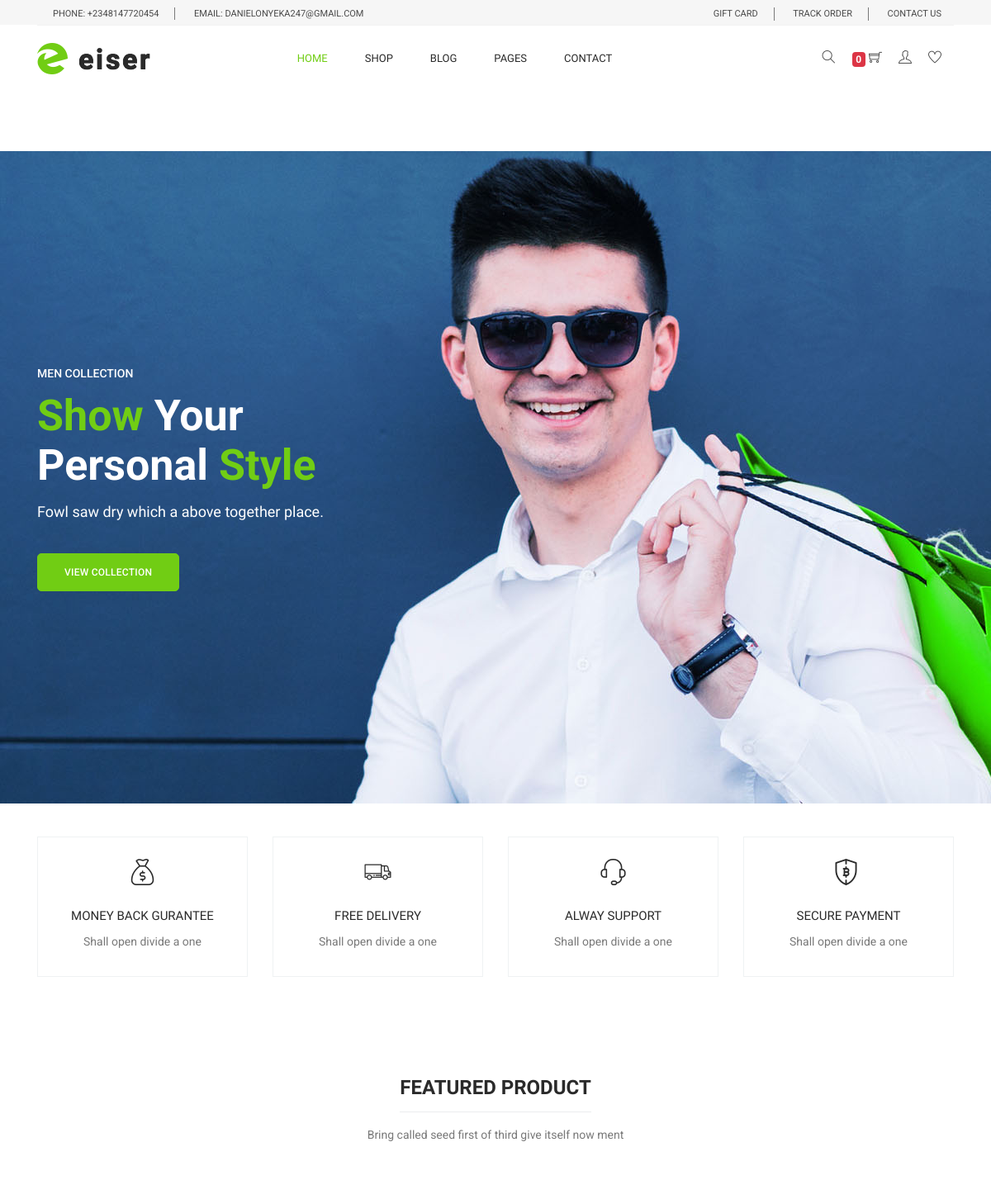
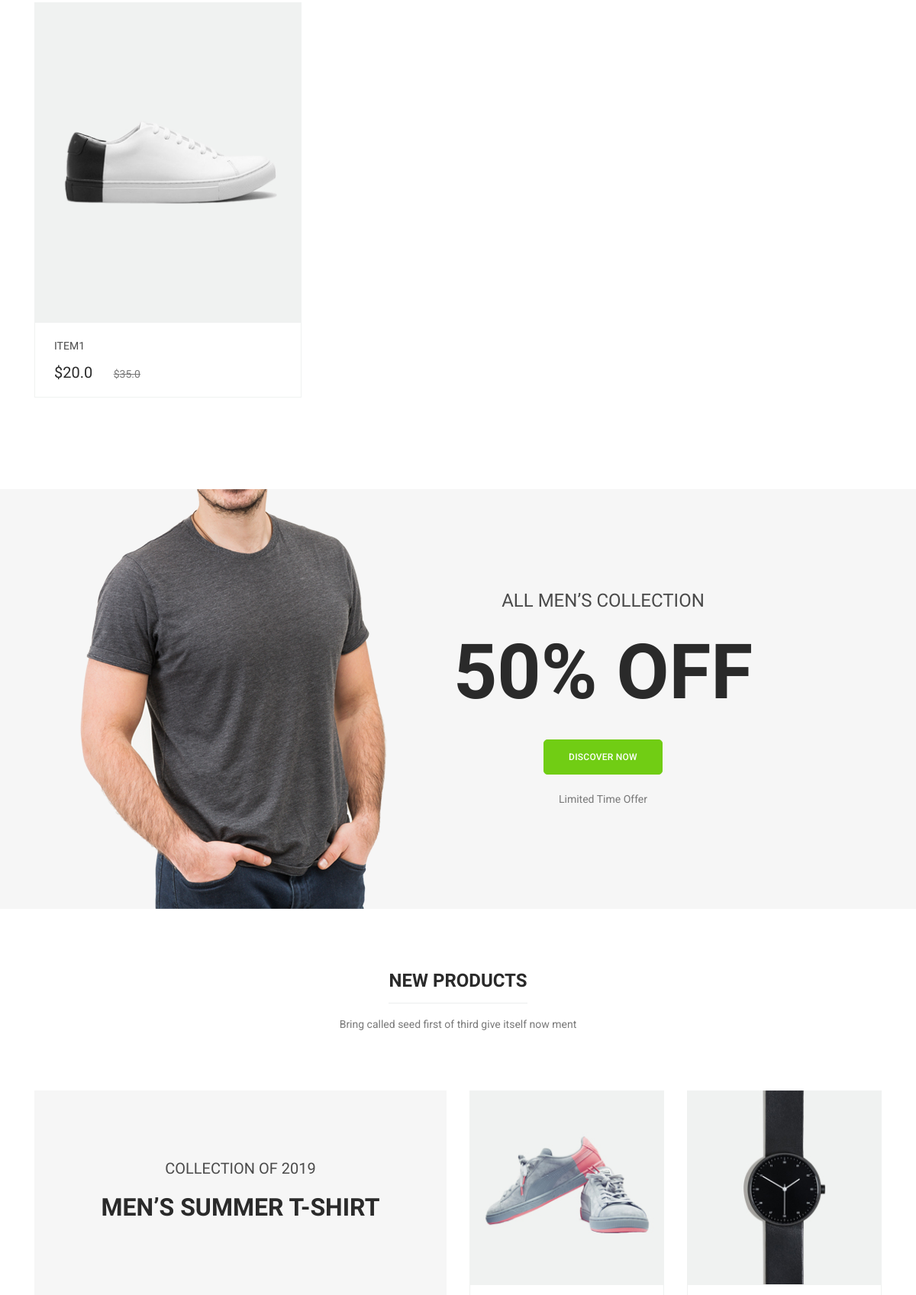
The page / (upper part) on the database its author committed (2 pictures, top to bottom).
### shop/models.py (models this page shows, shortened)
class Item(models.Model):
    category = models.ForeignKey(Category, related_name='products', on_delete=models.CASCADE)
    name = models.CharField(max_length=200, db_index=True)
    slug = models.SlugField(max_length=200, db_index=True)
    image = models.ImageField(upload_to='products/%Y/%m/%d', blank=True)
    feature = models.BooleanField(default=False)
    price = models.FloatField()
    discount_price = models.FloatField(blank=True, null=True)
    description = models.TextField()
    label = models.ForeignKey(Label, on_delete=models.CASCADE)
    specification = models.ForeignKey(Specification, on_delete=models.CASCADE)
    created = models.DateTimeField(auto_now_add=True)
    updated = models.DateTimeField(auto_now=True)
    available = models.CharField(choices=AVAILIBILITY, max_length=12)
    def get_absolute_url(self):
        return reverse('shop:single-product',kwargs={
            'slug': self.slug
        })

### shop/views.py (the view)
# urls.py: path('', index, name='index'),
def index(request):
    context = {
        'items': Item.objects.filter(feature=True)
    }
    return render(request, 'shop/index.html', context)

### shop/templatetags/cart_template_tags.py (called while the page is built)
@register.filter
def cart_item_count(user):
    if user.is_authenticated:
        qs = Order.objects.filter(user=user, ordered=False)
        if qs.exists():
            return qs[0].items.count()
    return 0

### shop/templates/shop/index.html (shortened to what this page needs)
{% extends 'base.html' %}
{% load static %}
{% block content %}
  <section class="home_banner_area mb-40">
    <div class="banner_inner d-flex align-items-center">
      <div class="container">
        <div class="banner_content row">
          <div class="col-lg-12">
            <p class="sub text-uppercase">men Collection</p>
            <h3><span>Show</span> Your <br />Personal <span>Style</span></h3>
            <h4>Fowl saw dry which a above together place.</h4>
            <a class="main_btn mt-40" href="#">View Collection</a>
          </div>
        </div>
      </div>
    </div>
  </section>
  <section class="feature-area section_gap_bottom_custom">
    <div class="container">
      <div class="row">
        <div class="col-lg-3 col-md-6">
          <div class="single-feature">
            <a href="#" class="title">
              <i class="flaticon-money"></i>
              <h3>Money back gurantee</h3>
            </a>
            <p>Shall open divide a one</p>
          </div>
        </div>
        <div class="col-lg-3 col-md-6">
          <div class="single-feature">
            <a href="#" class="title">
              <i class="flaticon-truck"></i>
              <h3>Free Delivery</h3>
            </a>
            <p>Shall open divide a one</p>
          </div>
        </div>
        <div class="col-lg-3 col-md-6">
          <div class="single-feature">
            <a href="#" class="title">
              <i class="flaticon-support"></i>
              <h3>Alway support</h3>
            </a>
            <p>Shall open divide a one</p>
          </div>
        </div>
        <div class="col-lg-3 col-md-6">
          <div class="single-feature">
            <a href="#" class="title">
              <i class="flaticon-blockchain"></i>
              <h3>Secure payment</h3>
            </a>
            <p>Shall open divide a one</p>
          </div>
        </div>
      </div>
    </div>
  </section>
  <section class="feature_product_area section_gap_bottom_custom">
    <div class="container">
      <div class="row justify-content-center">
        <div class="col-lg-12">
          <div class="main_title">
            <h2><span>Featured product</span></h2>
            <p>Bring called seed first of third give itself now ment</p>
          </div>
        </div>
      </div>
      <div class="row">
        {% for item in items %}
        <div class="col-lg-4 col-md-6">
          <div class="single-product">
            <div class="product-img">
              <img class="img-fluid w-100" src="{{item.image.url}}" alt="" />
            </div>
            <div class="product-btm">
              <a href="{{item.get_absolute_url}}" class="d-block">
                <h4>{{item.name}}</h4>
              </a>
              <div class="mt-3">
                {% if item.discount_price %}
                <span class="mr-4">${{item.discount_price}}</span>
                <del>${{item.price}}</del>
                {% else %}
                <span class="mr-4">${{item.price}}</span>
                {% endif %}
              </div>
            </div>
          </div>
        </div>
        {% endfor %}
      </div>
    </div>
  </section>
  <section class="offer_area">
    <div class="container">
      <div class="row justify-content-center">
        <div class="offset-lg-4 col-lg-6 text-center">
          <div class="offer_content">
            <h3 class="text-uppercase mb-40">all men’s collection</h3>
            <h2 class="text-uppercase">50% off</h2>
            <a href="#" class="main_btn mb-20 mt-5">Discover Now</a>
            <p>Limited Time Offer</p>
          </div>
        </div>
      </div>
    </div>
  </section>
  <section class="new_product_area section_gap_top section_gap_bottom_custom">
    <div class="container">
      <div class="row justify-content-center">
        <div class="col-lg-12">
          <div class="main_title">
            <h2><span>new products</span></h2>
            <p>Bring called seed first of third give itself now ment</p>
          </div>
        </div>
      </div>
      <div class="row">
        <div class="col-lg-6">
          <div class="new_product">
            <h5 class="text-uppercase">collection of 2019</h5>
            <h3 class="text-uppercase">Men’s summer t-shirt</h3>
            <div class="product-img">
            </div>
          </div>
        </div>
        <div class="col-lg-6 mt-5 mt-lg-0">
          <div class="row">
            <div class="col-lg-6 col-md-6">
              <div class="single-product">
                <div class="product-img">
                  <img class="img-fluid w-100" src="{% static 'img/product/new-product/n1.jpg' %}" alt="" />
                </div>
                <div class="product-btm">
                </div>
              </div>
            </div>
            <div class="col-lg-6 col-md-6">
              <div class="single-product">
                <div class="product-img">
                  <img class="img-fluid w-100" src="{% static 'img/product/new-product/n2.jpg' %}" alt="" />
                </div>
                <div class="product-btm">
                </div>
              </div>
            </div>
          </div>
        </div>
      </div>
    </div>
  </section>
{% endblock content %}

### blog/static/css/style.css (style rules this page uses)
body { line-height:24px;font-size:14px;font-family:"Roboto",sans-serif;font-weight:normal;color:#797979 }
h1,h2,h3,h4,h5,h6 { font-family:"Heebo",sans-serif;color:#2a2a2a;font-weight:500 }
del { color:#797979;font-size:14px;font-weight:300;font-family:"Heebo",sans-serif }
a { text-decoration:none;transition:all 0.3s ease-in-out }
.mt-40 { margin-top:40px }
.mb-20 { margin-bottom:20px }
.mb-40 { margin-bottom:40px }
.section_gap_bottom_custom { padding-bottom:70px }
.section_gap_top { padding-top:120px }
@media (max-width: 1224px) { .section_gap_top { padding-top:80px } }
.main_title { text-align:center;margin-bottom:75px }
.main_title h2 { font-size:24px;color:#2a2a2a;margin-bottom:30px;font-weight:700;text-transform:uppercase }
.main_title h2 span { position:relative;display:inline-block }
.main_title h2 span:after { content:'';position:absolute;left:0px;bottom:-15px;width:100%;height:1px;background:#ebedee }
.main_title p { font-size:14px;font-family:"Roboto",sans-serif;font-weight:normal;line-height:24px;color:#797979;margin-bottom:0px }
.home_banner_area { background:url(../img/banner/banner-bg.jpg) no-repeat center bottom;background-size:cover;position:relative;z-index:1;min-height:790px }
.home_banner_area .banner_inner { position:relative;width:100%;min-height:790px }
.home_banner_area .banner_inner .banner_content .sub { font-size:14px;font-weight:500;color:#ffffff;margin-bottom:10px }
.home_banner_area .banner_inner .banner_content h3 { font-size:52px;font-family:"Roboto",sans-serif;font-weight:700;line-height:60px;margin-bottom:15px;color:#ffffff }
.home_banner_area .banner_inner .banner_content h3 span { color:#71cd14 }
.home_banner_area .banner_inner .banner_content h4 { font-size:18px;font-family:"Heebo",sans-serif;font-weight:300;color:#ffffff;margin-bottom:0px }
.offer_area { background:url(../img/offer-bg.png) no-repeat center;background-size:cover }
.offer_content { padding:132px 0px }
.offer_content h3 { font-size:24px;font-weight:300;color:#4a4a4a }
.offer_content h2 { font-size:100px;line-height:80px;color:#2a2a2a;margin-bottom:0px;font-weight:700 }
.offer_content p { margin-bottom:0px }
.single-feature { padding:30px 15px;text-align:center;border:1px solid #eff2f3;margin-bottom:50px }
.single-feature h3 { font-size:15px;font-weight:500;text-transform:uppercase;margin-top:25px }
.single-feature .title i { color:#4a4a4a;font-weight:500;font-size:24px;display:inline-block }
.single-feature p { margin-bottom:0px;margin-top:10px }
h2 { font-size:30px }
h3 { font-size:24px }
h4 { font-size:18px }
h5 { font-size:16px }
.main_btn { display:inline-block;background:#71cd14;padding:0px 32px;letter-spacing:0.25px;color:#fff;font-family:"Roboto",sans-serif;font-size:12px;font-weight:500;line-height:44px;outline:none !important;box-shadow:none !important;text-align:center;border:1px solid #71cd14;cursor:pointer;text-transform:uppercase;transition:all 300ms linear 0s;border-radius:5px }
.single-product { text-align:center;margin-bottom:50px }
.single-product .product-img { position:relative;overflow:hidden }
.single-product .product-btm { padding:22px 25px 18px;border:1px solid #f0f2f1;text-align:left }
.single-product .product-btm h4 { color:#4a4a4a;font-size:14px;font-weight:400;text-transform:uppercase;margin-bottom:0px;transition:all 300ms linear 0s }
.single-product .product-btm span { font-family:"Heebo",sans-serif;font-size:20px;font-weight:500;line-height:16px;color:#2a2a2a }
.new_product { background:#f6f6f6;padding:90px 15px;text-align:center }
.new_product .product-img { padding:90px 0px }
.new_product h5 { font-size:20px;color:#4a4a4a;margin-bottom:20px }
.new_product h3 { font-size:32px;font-weight:700 }

### rows shown on the page
Item: image (picture), name "ITEM1", discount_price "20.0", price "35.0"

### other values the page prints
{{ request.user|cart_item_count }} "0"
